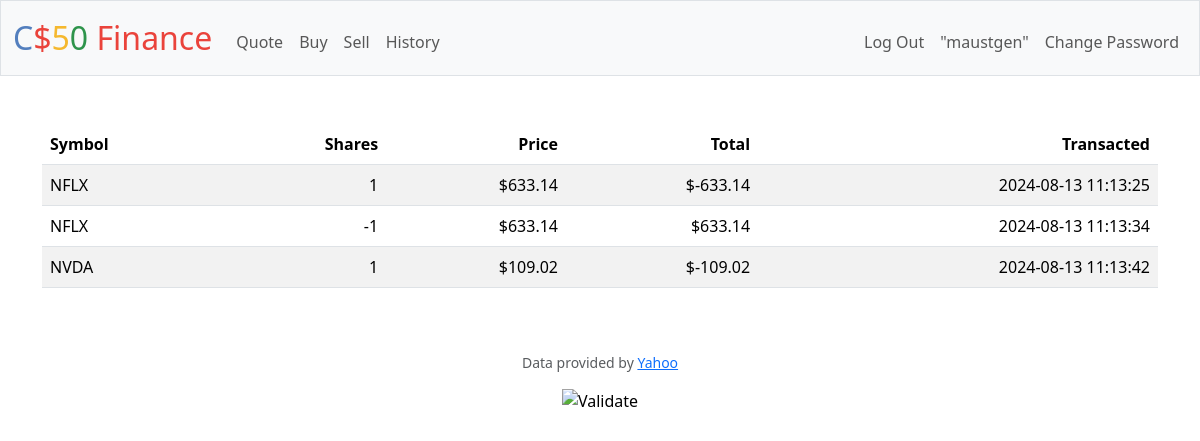
Page /history (signed in) on the committed database.
### tables this page shows
CREATE TABLE history (id INTEGER PRIMARY KEY AUTOINCREMENT NOT NULL, user_id INTEGER NOT NULL, symbol TEXT NOT NULL,  shares INTEGER NOT NULL, share_price INTEGER NOT NULL, total INTEGER NOT NULL, timestamp TEXT NOT NULL DEFAULT(CURRENT_TIMESTAMP), CONSTRAINT history_fk FOREIGN KEY (user_id) REFERENCES users(id));

### app.py (the view)
@app.route("/history")
@login_required
def history():
    history = db.execute("SELECT * FROM history WHERE user_id = ?", session["user_id"])
    return render_template("history.html", history=history)

### app.py (called while the page is built)
@app.after_request
def after_request(response):
    response.headers["Cache-Control"] = "no-cache, no-store, must-revalidate"
    response.headers["Expires"] = 0
    response.headers["Pragma"] = "no-cache"
    return response

### helpers.py (called while the page is built)
def login_required(f):
    @wraps(f)
    def decorated_function(*args, **kwargs):
        if session.get("user_id") is None:
            return redirect("/login")
        return f(*args, **kwargs)
    return decorated_function

def usd(value):
    return f"${value:,.2f}"

### templates/history.html (shortened to what this page needs)
{% extends "layout.html" %}
{% block main %}
    <table class="table table-striped">
        <thead>
            <tr>
                <th class="text-start">
                    Symbol
                </th>
                <th class="text-end">
                    Shares
                </th>
                <th class="text-end">
                    Price
                </th>
                <th class="text-end">
                    Total
                </th>
                <th class="text-end">
                    Transacted
                </th>
            </tr>
        </thead>
        <tbody>
            {% if history %}
                {% for row in history %}
                    <tr>
                        <td class="text-start">
                            {{row["symbol"]}}
                        </td>
                        <td class="text-end">
                            {{row["shares"]}}
                        </td>
                        <td class="text-end">
                            {{row["share_price"] | usd}}
                        </td>
                        <td class="text-end">
                            {{(row["total"] / 100) | usd}}
                        </td>
                        <td class="text-end">
                            {{row["timestamp"]}}
                        </td>
                    </tr>
                {% endfor %}
            {% endif %}
        </tbody>
    </table>
{% endblock %}

### rows in the picture
history: symbol "NFLX", shares "1", share_price "$633.14", (row['total']/100)|usd "$-633.14", timestamp "2024-08-13 11:13:25"
history: symbol "NFLX", shares "-1", share_price "$633.14", (row['total']/100)|usd "$633.14", timestamp "2024-08-13 11:13:34"
history: symbol "NVDA", shares "1", share_price "$109.02", (row['total']/100)|usd "$-109.02", timestamp "2024-08-13 11:13:42"

### other values in the picture
{{ session["user"] }} "maustgen"
